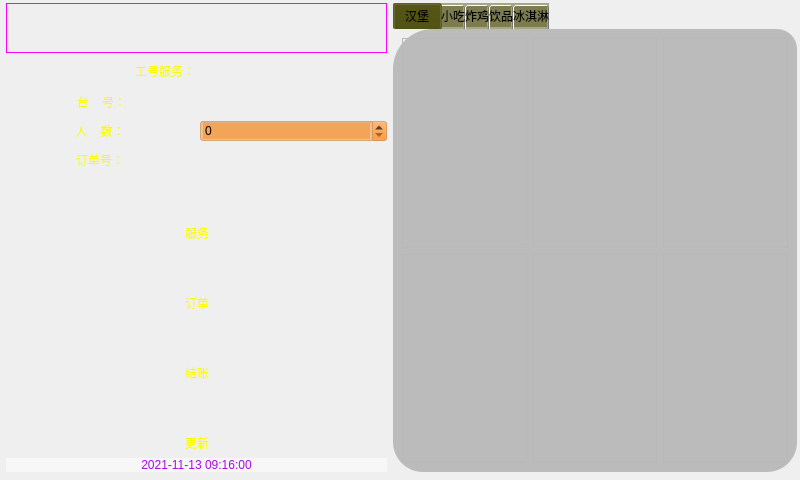
<?xml version="1.0" encoding="UTF-8"?>
<ui version="4.0">
 <class>MainScreen</class>
 <widget class="QMainWindow" name="MainScreen">
  <property name="geometry">
   <rect>
    <x>0</x>
    <y>0</y>
    <width>800</width>
    <height>480</height>
   </rect>
  </property>
  <property name="sizePolicy">
   <sizepolicy hsizetype="Expanding" vsizetype="Expanding">
    <horstretch>0</horstretch>
    <verstretch>0</verstretch>
   </sizepolicy>
  </property>
  <property name="windowTitle">
   <string>点菜主界面</string>
  </property>
  <property name="styleSheet">
   <string notr="true">
MainScreen{
	border-image: url(:/images/kfc_2.png);
}

QWidget#tab_1, QWidget#tab_2,
QWidget#tab_3, QWidget#tab_4,
QWidget#tab_5{
	border-radius:40px;
	border-top-right-radius :20px;
	border-bottom-left-radius:30px ;
	border-bottom-right-radius:30px;
	background-color: rgba(0, 0, 0,55);
}
QTabWidget{ border-radius:40px;}
QTabWidget::pane{  border-radius:40px;
	 
}

QTabBar{
	border-top:0px;
	background-color: rgba(66, 66, 0,108);

	
}

tabWidget{
	border: none;
	background-color:transparent;
}

QLabel#serveNum,
QLabel#tabNum,QLabel#tnum,
QLabel#pepNum, QLabel#pnum,
QLabel#orderNum, QLabel#onum,
QLabel#serveLB, QLabel#orderLB, QLabel#settleLB,QLabel#updateLB{
	
	color: rgb(250,250,5,250);
}

QLabel#snum{color: rgb(280,0,0,0);}

QLabel#timeLB{
	color: rgb(168, 11, 233);
	font: 75 11pt &quot;Ubuntu Mono&quot;;
	border-radius:10px;
	background-color: rgba(255, 255, 255,128);
}

QLabel#LogoLB{
	border:1px solid #ff00ff;
	border-radius:40px;
	border-image: url(:/images/kfc_3.png);
}

QLabel#imageLB{	
border-radius:40px;
	border-image: url(:/images/yonghu.png);
}

QPushButton:pressed{
	border-radius:5px;
	background-color: rgba(117, 80, 123,150);
}

QPushButton#orderBtn{
border-radius:40px;
	border-image: url(:/images/dingdan.png);
}
QPushButton#serveBtn{
border-radius:40px;
	border-image: url(:/images/cuidan.png);
}
QPushButton#settleBtn{
border-radius:40px;
	border-image: url(:/images/jiezhang.png);
}
QPushButton#updateBtn{
border-radius:40px;
	border-image: url(:/images/sub.png);
}




QTabBar::tab:!selected {
	margin-left: 0;
    margin-right: 0;
	

}
 

</string>
  </property>
  <widget class="QWidget" name="centralwidget">
   <widget class="QWidget" name="layoutWidget">
    <property name="geometry">
     <rect>
      <x>6</x>
      <y>2</y>
      <width>791</width>
      <height>471</height>
     </rect>
    </property>
    <layout class="QGridLayout" name="gridLayout_8">
     <property name="spacing">
      <number>6</number>
     </property>
     <item row="0" column="0">
      <layout class="QGridLayout" name="gridLayout_3">
       <item row="0" column="0">
        <widget class="QLabel" name="LogoLB">
         <property name="minimumSize">
          <size>
           <width>100</width>
           <height>50</height>
          </size>
         </property>
         <property name="text">
          <string/>
         </property>
        </widget>
       </item>
       <item row="1" column="0">
        <layout class="QHBoxLayout" name="horizontalLayout_2">
         <item>
          <widget class="QLabel" name="imageLB">
           <property name="sizePolicy">
            <sizepolicy hsizetype="Minimum" vsizetype="Preferred">
             <horstretch>0</horstretch>
             <verstretch>0</verstretch>
            </sizepolicy>
           </property>
           <property name="minimumSize">
            <size>
             <width>20</width>
             <height>20</height>
            </size>
           </property>
           <property name="text">
            <string/>
           </property>
          </widget>
         </item>
         <item>
          <widget class="QLabel" name="serveNum">
           <property name="text">
            <string>工号服务：</string>
           </property>
          </widget>
         </item>
         <item>
          <widget class="QLabel" name="snum">
           <property name="text">
            <string/>
           </property>
           <property name="alignment">
            <set>Qt::AlignCenter</set>
           </property>
          </widget>
         </item>
        </layout>
       </item>
       <item row="2" column="0">
        <layout class="QHBoxLayout" name="horizontalLayout_3" stretch="0,0">
         <property name="spacing">
          <number>0</number>
         </property>
         <item>
          <widget class="QLabel" name="tabNum">
           <property name="sizePolicy">
            <sizepolicy hsizetype="Minimum" vsizetype="Preferred">
             <horstretch>0</horstretch>
             <verstretch>0</verstretch>
            </sizepolicy>
           </property>
           <property name="minimumSize">
            <size>
             <width>50</width>
             <height>20</height>
            </size>
           </property>
           <property name="text">
            <string>台    号：</string>
           </property>
           <property name="alignment">
            <set>Qt::AlignCenter</set>
           </property>
          </widget>
         </item>
         <item>
          <widget class="QLabel" name="tnum">
           <property name="text">
            <string/>
           </property>
          </widget>
         </item>
        </layout>
       </item>
       <item row="3" column="0">
        <layout class="QHBoxLayout" name="horizontalLayout">
         <item>
          <widget class="QLabel" name="pepNum">
           <property name="sizePolicy">
            <sizepolicy hsizetype="Minimum" vsizetype="Preferred">
             <horstretch>0</horstretch>
             <verstretch>0</verstretch>
            </sizepolicy>
           </property>
           <property name="minimumSize">
            <size>
             <width>50</width>
             <height>20</height>
            </size>
           </property>
           <property name="text">
            <string>人    数：</string>
           </property>
           <property name="alignment">
            <set>Qt::AlignCenter</set>
           </property>
          </widget>
         </item>
         <item>
          <widget class="QSpinBox" name="spinBox">
           <property name="styleSheet">
            <string notr="true">QSpinBox{
	
	background-color: rgba(245, 121, 0,100);
}</string>
           </property>
          </widget>
         </item>
        </layout>
       </item>
       <item row="4" column="0">
        <layout class="QHBoxLayout" name="horizontalLayout_4">
         <item>
          <widget class="QLabel" name="orderNum">
           <property name="sizePolicy">
            <sizepolicy hsizetype="Minimum" vsizetype="Preferred">
             <horstretch>0</horstretch>
             <verstretch>0</verstretch>
            </sizepolicy>
           </property>
           <property name="minimumSize">
            <size>
             <width>50</width>
             <height>20</height>
            </size>
           </property>
           <property name="text">
            <string>订单号：</string>
           </property>
           <property name="alignment">
            <set>Qt::AlignCenter</set>
           </property>
          </widget>
         </item>
         <item>
          <widget class="QLabel" name="onum">
           <property name="text">
            <string/>
           </property>
          </widget>
         </item>
        </layout>
       </item>
       <item row="5" column="0">
        <layout class="QGridLayout" name="gridLayout">
         <item row="0" column="1">
          <widget class="QPushButton" name="serveBtn">
           <property name="minimumSize">
            <size>
             <width>40</width>
             <height>40</height>
            </size>
           </property>
           <property name="text">
            <string/>
           </property>
          </widget>
         </item>
         <item row="1" column="1">
          <widget class="QLabel" name="serveLB">
           <property name="text">
            <string>服务</string>
           </property>
           <property name="alignment">
            <set>Qt::AlignCenter</set>
           </property>
          </widget>
         </item>
         <item row="2" column="0">
          <spacer name="horizontalSpacer_2">
           <property name="orientation">
            <enum>Qt::Horizontal</enum>
           </property>
           <property name="sizeHint" stdset="0">
            <size>
             <width>40</width>
             <height>20</height>
            </size>
           </property>
          </spacer>
         </item>
         <item row="2" column="1">
          <widget class="QPushButton" name="orderBtn">
           <property name="minimumSize">
            <size>
             <width>40</width>
             <height>40</height>
            </size>
           </property>
           <property name="text">
            <string/>
           </property>
          </widget>
         </item>
         <item row="2" column="2">
          <spacer name="horizontalSpacer">
           <property name="orientation">
            <enum>Qt::Horizontal</enum>
           </property>
           <property name="sizeHint" stdset="0">
            <size>
             <width>40</width>
             <height>20</height>
            </size>
           </property>
          </spacer>
         </item>
         <item row="3" column="1">
          <widget class="QLabel" name="orderLB">
           <property name="text">
            <string>订单</string>
           </property>
           <property name="alignment">
            <set>Qt::AlignCenter</set>
           </property>
          </widget>
         </item>
         <item row="4" column="1">
          <widget class="QPushButton" name="settleBtn">
           <property name="minimumSize">
            <size>
             <width>40</width>
             <height>40</height>
            </size>
           </property>
           <property name="text">
            <string/>
           </property>
          </widget>
         </item>
         <item row="5" column="1">
          <widget class="QLabel" name="settleLB">
           <property name="text">
            <string>结账</string>
           </property>
           <property name="alignment">
            <set>Qt::AlignCenter</set>
           </property>
          </widget>
         </item>
         <item row="6" column="1">
          <widget class="QPushButton" name="updateBtn">
           <property name="minimumSize">
            <size>
             <width>40</width>
             <height>40</height>
            </size>
           </property>
           <property name="text">
            <string/>
           </property>
          </widget>
         </item>
         <item row="7" column="1">
          <widget class="QLabel" name="updateLB">
           <property name="text">
            <string>更新</string>
           </property>
           <property name="alignment">
            <set>Qt::AlignCenter</set>
           </property>
          </widget>
         </item>
        </layout>
       </item>
       <item row="6" column="0">
        <widget class="QLabel" name="timeLB">
         <property name="sizePolicy">
          <sizepolicy hsizetype="Preferred" vsizetype="Fixed">
           <horstretch>0</horstretch>
           <verstretch>0</verstretch>
          </sizepolicy>
         </property>
         <property name="text">
          <string>2021-11-13 09:16:00</string>
         </property>
         <property name="alignment">
          <set>Qt::AlignCenter</set>
         </property>
        </widget>
       </item>
      </layout>
     </item>
     <item row="0" column="1">
      <widget class="QTabWidget" name="tabWidget">
       <property name="sizePolicy">
        <sizepolicy hsizetype="Expanding" vsizetype="Expanding">
         <horstretch>0</horstretch>
         <verstretch>0</verstretch>
        </sizepolicy>
       </property>
       <property name="maximumSize">
        <size>
         <width>600</width>
         <height>469</height>
        </size>
       </property>
       <property name="font">
        <font>
         <family>Arial</family>
         <pointsize>9</pointsize>
        </font>
       </property>
       <property name="toolTipDuration">
        <number>0</number>
       </property>
       <property name="styleSheet">
        <string notr="true"/>
       </property>
       <property name="currentIndex">
        <number>0</number>
       </property>
       <property name="iconSize">
        <size>
         <width>60</width>
         <height>30</height>
        </size>
       </property>
       <property name="tabsClosable">
        <bool>false</bool>
       </property>
       <property name="movable">
        <bool>true</bool>
       </property>
       <widget class="QWidget" name="tab_1">
        <property name="minimumSize">
         <size>
          <width>400</width>
          <height>0</height>
         </size>
        </property>
        <attribute name="icon">
         <iconset resource="images.qrc">
          <normaloff>:/images/ui_Hamburg.png</normaloff>:/images/ui_Hamburg.png</iconset>
        </attribute>
        <attribute name="title">
         <string>汉堡</string>
        </attribute>
        <layout class="QGridLayout" name="gridLayout_2">
         <item row="0" column="0">
          <widget class="FoodControl" name="frame_1">
           <property name="frameShape">
            <enum>QFrame::StyledPanel</enum>
           </property>
           <property name="frameShadow">
            <enum>QFrame::Raised</enum>
           </property>
          </widget>
         </item>
         <item row="0" column="1">
          <widget class="FoodControl" name="frame_2">
           <property name="frameShape">
            <enum>QFrame::StyledPanel</enum>
           </property>
           <property name="frameShadow">
            <enum>QFrame::Raised</enum>
           </property>
          </widget>
         </item>
         <item row="0" column="2">
          <widget class="FoodControl" name="frame_3">
           <property name="frameShape">
            <enum>QFrame::StyledPanel</enum>
           </property>
           <property name="frameShadow">
            <enum>QFrame::Raised</enum>
           </property>
          </widget>
         </item>
         <item row="1" column="0">
          <widget class="FoodControl" name="frame_4">
           <property name="frameShape">
            <enum>QFrame::StyledPanel</enum>
           </property>
           <property name="frameShadow">
            <enum>QFrame::Raised</enum>
           </property>
          </widget>
         </item>
         <item row="1" column="1">
          <widget class="FoodControl" name="frame_5">
           <property name="frameShape">
            <enum>QFrame::StyledPanel</enum>
           </property>
           <property name="frameShadow">
            <enum>QFrame::Raised</enum>
           </property>
          </widget>
         </item>
         <item row="1" column="2">
          <widget class="FoodControl" name="frame_6">
           <property name="frameShape">
            <enum>QFrame::StyledPanel</enum>
           </property>
           <property name="frameShadow">
            <enum>QFrame::Raised</enum>
           </property>
          </widget>
         </item>
        </layout>
       </widget>
       <widget class="QWidget" name="tab_2">
        <attribute name="icon">
         <iconset resource="images.qrc">
          <normaloff>:/images/ui_French.png</normaloff>:/images/ui_French.png</iconset>
        </attribute>
        <attribute name="title">
         <string>小吃</string>
        </attribute>
        <layout class="QGridLayout" name="gridLayout_4">
         <item row="0" column="0">
          <widget class="FoodControl" name="tab2_1">
           <property name="frameShape">
            <enum>QFrame::StyledPanel</enum>
           </property>
           <property name="frameShadow">
            <enum>QFrame::Raised</enum>
           </property>
          </widget>
         </item>
         <item row="0" column="1">
          <widget class="FoodControl" name="tab2_2">
           <property name="frameShape">
            <enum>QFrame::StyledPanel</enum>
           </property>
           <property name="frameShadow">
            <enum>QFrame::Raised</enum>
           </property>
          </widget>
         </item>
         <item row="0" column="2">
          <widget class="FoodControl" name="tab2_3">
           <property name="frameShape">
            <enum>QFrame::StyledPanel</enum>
           </property>
           <property name="frameShadow">
            <enum>QFrame::Raised</enum>
           </property>
          </widget>
         </item>
         <item row="1" column="0">
          <widget class="FoodControl" name="tab2_4">
           <property name="frameShape">
            <enum>QFrame::StyledPanel</enum>
           </property>
           <property name="frameShadow">
            <enum>QFrame::Raised</enum>
           </property>
          </widget>
         </item>
         <item row="1" column="1">
          <widget class="FoodControl" name="tab2_5">
           <property name="frameShape">
            <enum>QFrame::StyledPanel</enum>
           </property>
           <property name="frameShadow">
            <enum>QFrame::Raised</enum>
           </property>
          </widget>
         </item>
         <item row="1" column="2">
          <widget class="FoodControl" name="tab2_6">
           <property name="frameShape">
            <enum>QFrame::StyledPanel</enum>
           </property>
           <property name="frameShadow">
            <enum>QFrame::Raised</enum>
           </property>
          </widget>
         </item>
        </layout>
       </widget>
       <widget class="QWidget" name="tab_3">
        <attribute name="icon">
         <iconset resource="images.qrc">
          <normaloff>:/images/ui_chicken.png</normaloff>:/images/ui_chicken.png</iconset>
        </attribute>
        <attribute name="title">
         <string>炸鸡</string>
        </attribute>
        <layout class="QGridLayout" name="gridLayout_5">
         <item row="0" column="0">
          <widget class="FoodControl" name="tab3_1">
           <property name="frameShape">
            <enum>QFrame::StyledPanel</enum>
           </property>
           <property name="frameShadow">
            <enum>QFrame::Raised</enum>
           </property>
          </widget>
         </item>
         <item row="0" column="1">
          <widget class="FoodControl" name="tab3_2">
           <property name="frameShape">
            <enum>QFrame::StyledPanel</enum>
           </property>
           <property name="frameShadow">
            <enum>QFrame::Raised</enum>
           </property>
          </widget>
         </item>
         <item row="0" column="2">
          <widget class="FoodControl" name="tab3_3">
           <property name="frameShape">
            <enum>QFrame::StyledPanel</enum>
           </property>
           <property name="frameShadow">
            <enum>QFrame::Raised</enum>
           </property>
          </widget>
         </item>
         <item row="1" column="0">
          <widget class="FoodControl" name="tab3_4">
           <property name="frameShape">
            <enum>QFrame::StyledPanel</enum>
           </property>
           <property name="frameShadow">
            <enum>QFrame::Raised</enum>
           </property>
          </widget>
         </item>
         <item row="1" column="1">
          <widget class="FoodControl" name="tab3_5">
           <property name="frameShape">
            <enum>QFrame::StyledPanel</enum>
           </property>
           <property name="frameShadow">
            <enum>QFrame::Raised</enum>
           </property>
          </widget>
         </item>
         <item row="1" column="2">
          <widget class="FoodControl" name="tab3_6">
           <property name="frameShape">
            <enum>QFrame::StyledPanel</enum>
           </property>
           <property name="frameShadow">
            <enum>QFrame::Raised</enum>
           </property>
          </widget>
         </item>
        </layout>
       </widget>
       <widget class="QWidget" name="tab_4">
        <attribute name="icon">
         <iconset resource="images.qrc">
          <normaloff>:/images/ui_drink.png</normaloff>:/images/ui_drink.png</iconset>
        </attribute>
        <attribute name="title">
         <string>饮品</string>
        </attribute>
        <layout class="QGridLayout" name="gridLayout_6">
         <item row="0" column="0">
          <widget class="FoodControl" name="tab4_1">
           <property name="frameShape">
            <enum>QFrame::StyledPanel</enum>
           </property>
           <property name="frameShadow">
            <enum>QFrame::Raised</enum>
           </property>
          </widget>
         </item>
         <item row="0" column="1">
          <widget class="FoodControl" name="tab4_2">
           <property name="frameShape">
            <enum>QFrame::StyledPanel</enum>
           </property>
           <property name="frameShadow">
            <enum>QFrame::Raised</enum>
           </property>
          </widget>
         </item>
         <item row="0" column="2">
          <widget class="FoodControl" name="tab4_3">
           <property name="frameShape">
            <enum>QFrame::StyledPanel</enum>
           </property>
           <property name="frameShadow">
            <enum>QFrame::Raised</enum>
           </property>
          </widget>
         </item>
         <item row="1" column="0">
          <widget class="FoodControl" name="tab4_4">
           <property name="frameShape">
            <enum>QFrame::StyledPanel</enum>
           </property>
           <property name="frameShadow">
            <enum>QFrame::Raised</enum>
           </property>
          </widget>
         </item>
         <item row="1" column="1">
          <widget class="FoodControl" name="tab4_5">
           <property name="frameShape">
            <enum>QFrame::StyledPanel</enum>
           </property>
           <property name="frameShadow">
            <enum>QFrame::Raised</enum>
           </property>
          </widget>
         </item>
         <item row="1" column="2">
          <widget class="FoodControl" name="tab4_6">
           <property name="frameShape">
            <enum>QFrame::StyledPanel</enum>
           </property>
           <property name="frameShadow">
            <enum>QFrame::Raised</enum>
           </property>
          </widget>
         </item>
        </layout>
       </widget>
       <widget class="QWidget" name="tab_5">
        <attribute name="icon">
         <iconset resource="images.qrc">
          <normaloff>:/images/ui_ice.png</normaloff>:/images/ui_ice.png</iconset>
        </attribute>
        <attribute name="title">
         <string>冰淇淋</string>
        </attribute>
        <layout class="QGridLayout" name="gridLayout_7">
         <item row="0" column="0">
          <widget class="FoodControl" name="tab5_1">
           <property name="frameShape">
            <enum>QFrame::StyledPanel</enum>
           </property>
           <property name="frameShadow">
            <enum>QFrame::Raised</enum>
           </property>
          </widget>
         </item>
         <item row="0" column="1">
          <widget class="FoodControl" name="tab5_2">
           <property name="frameShape">
            <enum>QFrame::StyledPanel</enum>
           </property>
           <property name="frameShadow">
            <enum>QFrame::Raised</enum>
           </property>
          </widget>
         </item>
         <item row="0" column="2">
          <widget class="FoodControl" name="tab5_3">
           <property name="frameShape">
            <enum>QFrame::StyledPanel</enum>
           </property>
           <property name="frameShadow">
            <enum>QFrame::Raised</enum>
           </property>
          </widget>
         </item>
         <item row="1" column="0">
          <widget class="FoodControl" name="tab5_4">
           <property name="frameShape">
            <enum>QFrame::StyledPanel</enum>
           </property>
           <property name="frameShadow">
            <enum>QFrame::Raised</enum>
           </property>
          </widget>
         </item>
         <item row="1" column="1">
          <widget class="FoodControl" name="tab5_5">
           <property name="frameShape">
            <enum>QFrame::StyledPanel</enum>
           </property>
           <property name="frameShadow">
            <enum>QFrame::Raised</enum>
           </property>
          </widget>
         </item>
         <item row="1" column="2">
          <widget class="FoodControl" name="tab5_6">
           <property name="frameShape">
            <enum>QFrame::StyledPanel</enum>
           </property>
           <property name="frameShadow">
            <enum>QFrame::Raised</enum>
           </property>
          </widget>
         </item>
        </layout>
       </widget>
      </widget>
     </item>
    </layout>
   </widget>
  </widget>
 </widget>
 <customwidgets>
  <customwidget>
   <class>FoodControl</class>
   <extends>QFrame</extends>
   <header>foodcontrol.h</header>
   <container>1</container>
  </customwidget>
 </customwidgets>
 <resources>
  <include location="images.qrc"/>
 </resources>
 <connections/>
</ui>
